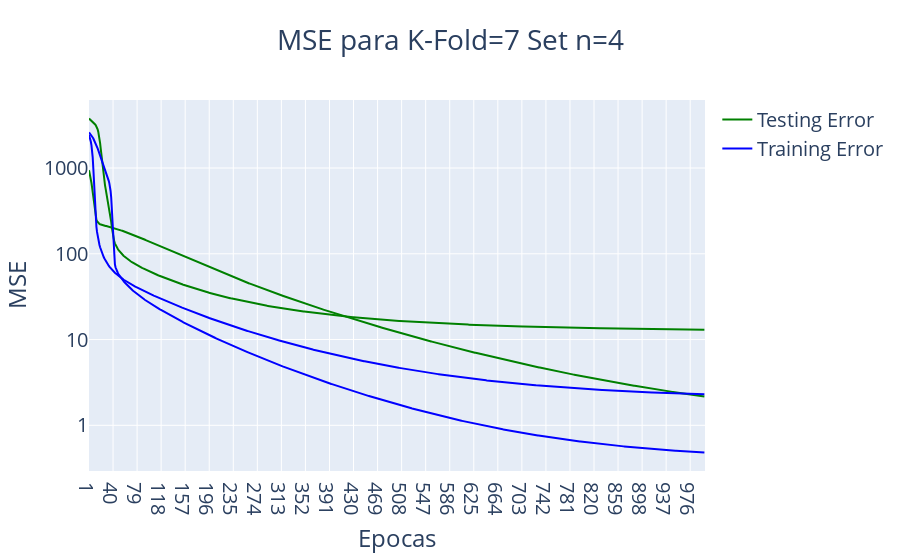
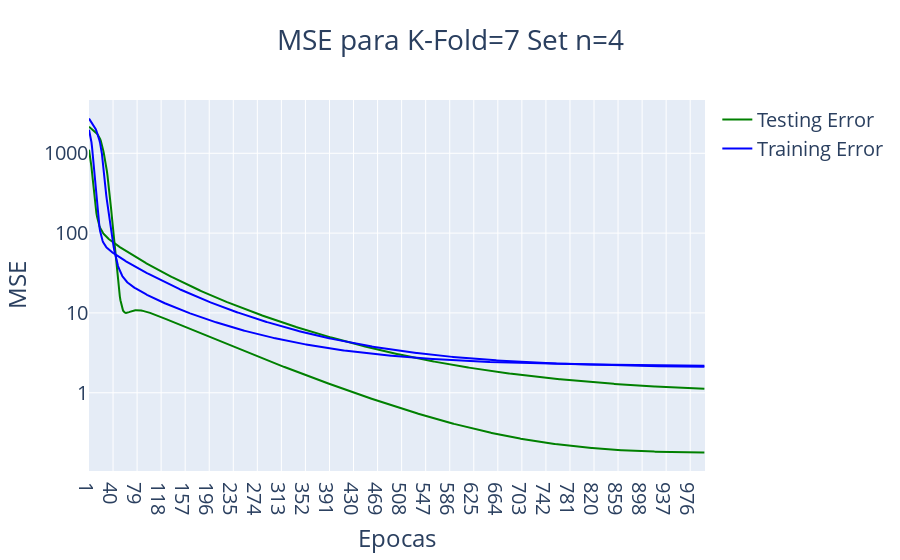
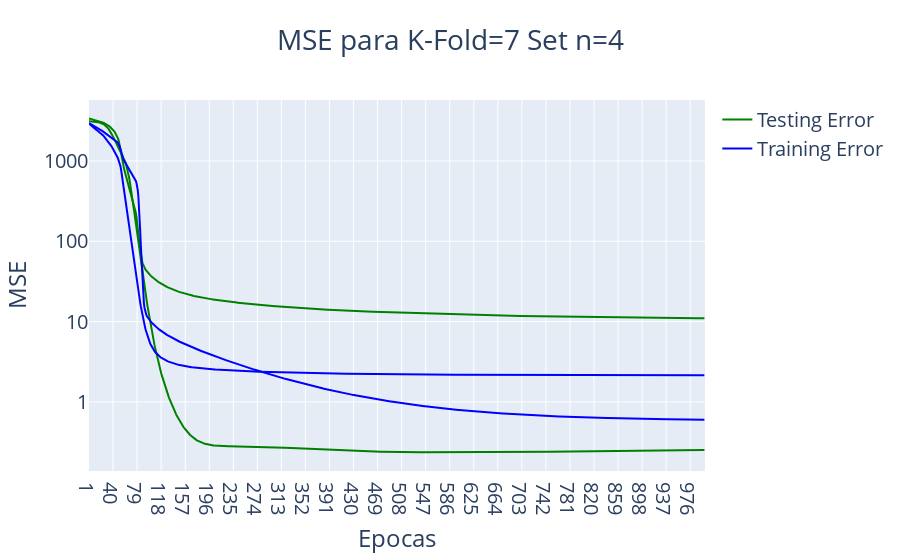
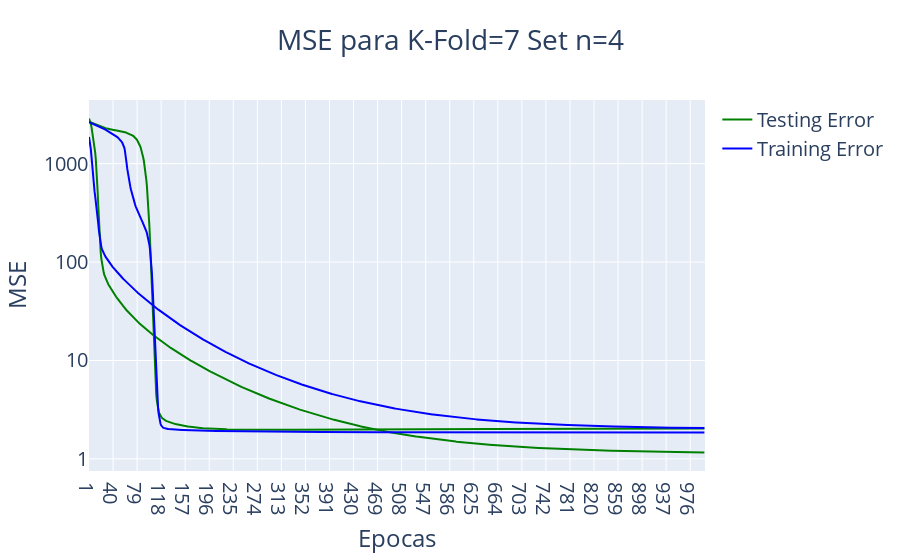

Notebook code cell kept with these figures, in order:
### Code cell
import numpy as np
import plotly.graph_objects as go
import pandas as pd

def read_csv_data(file_path):
    data = pd.read_csv(file_path)
    return data['period'].tolist(), data['testing_error'].tolist(), data['training_error'].tolist()

base_path = '../output/ej2/kfold/'
kfold =7

index = 0
cumulative_test_data = None
cumulative_train_data = None

while index < kfold: 
    fig = go.Figure()
    file_path = base_path + str(kfold) + "/" + str(index) + '.csv'
    period, test_data, train_data = read_csv_data(file_path)
    

    
    fig.add_trace(go.Scatter(
        x=period, y=test_data, mode='lines', 
        line=dict(color='green'), name='Testing Error'
    ))
    fig.add_trace(go.Scatter(
        x=period, y=train_data, mode='lines', 
        line=dict(color='blue'), name='Training Error'
    ))
    
    fig.update_layout(
        title={
            'text': "MSE para K-Fold=7 Set n=4",
            'x': 0.5, 
            'xanchor': 'center',
            'font': {'size': 28}  
        },
        xaxis={
            'title': {'text': "Epocas", 'font': {'size': 24}},  
            'tickfont': {'size': 20} 
        },
        yaxis={
            'title': {'text': "MSE", 'font': {'size': 24}},  
            'tickfont': {'size': 20},   
            'tickvals': [0, 1, 10, 100, 1000], 
            'ticktext': ['0', '1', '10', '100', '1000'],  
            'type': 'log' 
        },
        legend={
            'title': {'text': "", 'font': {'size': 24}},  
            'font': {'size': 20}  
        },
        template='plotly'
    )
    
    fig.show()
    index+=1

### Figure 1 — Plotly figure (JSON) as saved in the notebook; plotly's stock layout.template omitted (floating-point values rounded to 4 significant figures; data arrays with more than 128 entries replaced by an {"elided": "..."} marker saying what was removed)
{"data": [{"line": {"color": "green"}, "mode": "lines", "name": "Testing Error", "x": {"elided": "1999 str values"}, "y": {"elided": "1999 str values"}, "type": "scatter"}, {"line": {"color": "blue"}, "mode": "lines", "name": "Training Error", "x": {"elided": "1999 str values"}, "y": {"elided": "1999 str values"}, "type": "scatter"}], "layout": {"title": {"font": {"size": 28}, "text": "MSE para K-Fold=7 Set n=4", "x": 0.5, "xanchor": "center"}, "xaxis": {"title": {"font": {"size": 24}, "text": "Epocas"}, "tickfont": {"size": 20}}, "yaxis": {"title": {"font": {"size": 24}, "text": "MSE"}, "tickfont": {"size": 20}, "tickvals": [0, 1, 10, 100, 1000], "ticktext": ["0", "1", "10", "100", "1000"], "type": "log"}, "legend": {"title": {"font": {"size": 24}, "text": ""}, "font": {"size": 20}}}}

### Figure 2 — Plotly figure (JSON) as saved in the notebook; plotly's stock layout.template omitted (floating-point values rounded to 4 significant figures; data arrays with more than 128 entries replaced by an {"elided": "..."} marker saying what was removed)
{"data": [{"line": {"color": "green"}, "mode": "lines", "name": "Testing Error", "x": {"elided": "1999 str values"}, "y": {"elided": "1999 str values"}, "type": "scatter"}, {"line": {"color": "blue"}, "mode": "lines", "name": "Training Error", "x": {"elided": "1999 str values"}, "y": {"elided": "1999 str values"}, "type": "scatter"}], "layout": {"title": {"font": {"size": 28}, "text": "MSE para K-Fold=7 Set n=4", "x": 0.5, "xanchor": "center"}, "xaxis": {"title": {"font": {"size": 24}, "text": "Epocas"}, "tickfont": {"size": 20}}, "yaxis": {"title": {"font": {"size": 24}, "text": "MSE"}, "tickfont": {"size": 20}, "tickvals": [0, 1, 10, 100, 1000], "ticktext": ["0", "1", "10", "100", "1000"], "type": "log"}, "legend": {"title": {"font": {"size": 24}, "text": ""}, "font": {"size": 20}}}}

### Figure 3 — Plotly figure (JSON) as saved in the notebook; plotly's stock layout.template omitted (floating-point values rounded to 4 significant figures; data arrays with more than 128 entries replaced by an {"elided": "..."} marker saying what was removed)
{"data": [{"line": {"color": "green"}, "mode": "lines", "name": "Testing Error", "x": {"elided": "1999 str values"}, "y": {"elided": "1999 str values"}, "type": "scatter"}, {"line": {"color": "blue"}, "mode": "lines", "name": "Training Error", "x": {"elided": "1999 str values"}, "y": {"elided": "1999 str values"}, "type": "scatter"}], "layout": {"title": {"font": {"size": 28}, "text": "MSE para K-Fold=7 Set n=4", "x": 0.5, "xanchor": "center"}, "xaxis": {"title": {"font": {"size": 24}, "text": "Epocas"}, "tickfont": {"size": 20}}, "yaxis": {"title": {"font": {"size": 24}, "text": "MSE"}, "tickfont": {"size": 20}, "tickvals": [0, 1, 10, 100, 1000], "ticktext": ["0", "1", "10", "100", "1000"], "type": "log"}, "legend": {"title": {"font": {"size": 24}, "text": ""}, "font": {"size": 20}}}}

### Figure 4 — Plotly figure (JSON) as saved in the notebook; plotly's stock layout.template omitted (floating-point values rounded to 4 significant figures; data arrays with more than 128 entries replaced by an {"elided": "..."} marker saying what was removed)
{"data": [{"line": {"color": "green"}, "mode": "lines", "name": "Testing Error", "x": {"elided": "1999 str values"}, "y": {"elided": "1999 str values"}, "type": "scatter"}, {"line": {"color": "blue"}, "mode": "lines", "name": "Training Error", "x": {"elided": "1999 str values"}, "y": {"elided": "1999 str values"}, "type": "scatter"}], "layout": {"title": {"font": {"size": 28}, "text": "MSE para K-Fold=7 Set n=4", "x": 0.5, "xanchor": "center"}, "xaxis": {"title": {"font": {"size": 24}, "text": "Epocas"}, "tickfont": {"size": 20}}, "yaxis": {"title": {"font": {"size": 24}, "text": "MSE"}, "tickfont": {"size": 20}, "tickvals": [0, 1, 10, 100, 1000], "ticktext": ["0", "1", "10", "100", "1000"], "type": "log"}, "legend": {"title": {"font": {"size": 24}, "text": ""}, "font": {"size": 20}}}}
